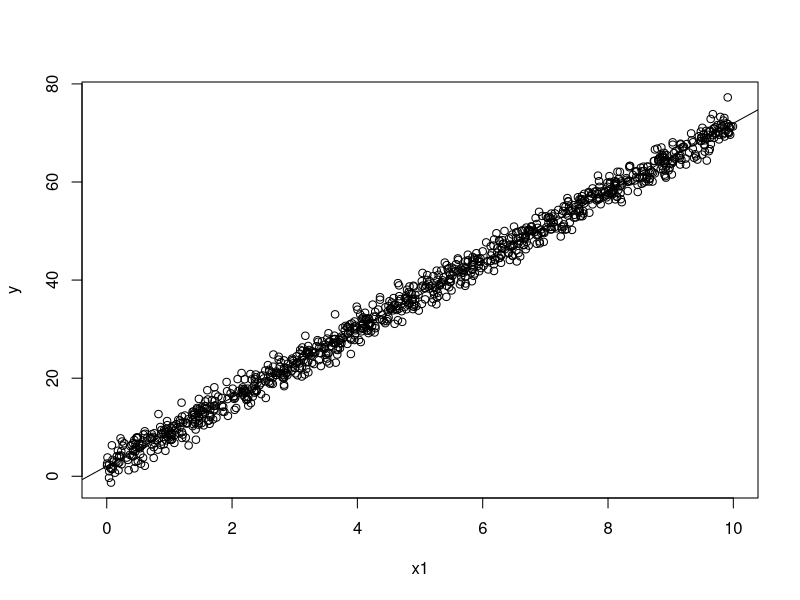
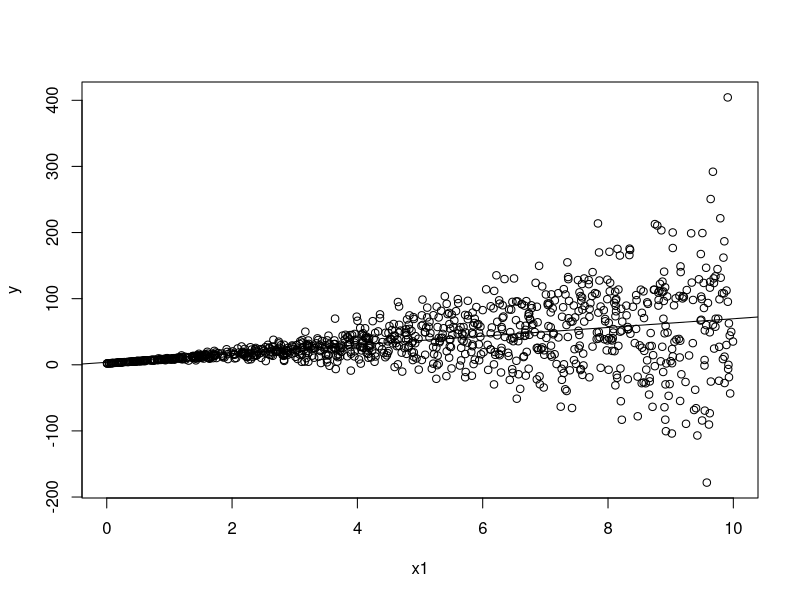

Generate these figures, in order, with R:
## ---- chunk 1
knitr::opts_chunk$set(echo = TRUE)
## ---- chunk 2
df <- read.csv("simulated_data.csv",header=TRUE,sep=',')

x1<-df$x
y<-df$y

model1<- lm(y ~ x1)
options(digits = 9)
summary(model1)
plot(x1,y)
abline(model1)

## ---- chunk 3
df <- read.csv("simulated_data_nonconstant_variance.csv",header=TRUE,sep=',')

x1<-df$x
y<-df$y

model1<- lm(y ~ x1)
options(digits = 9)
summary(model1)
plot(x1,y)
abline(model1)

